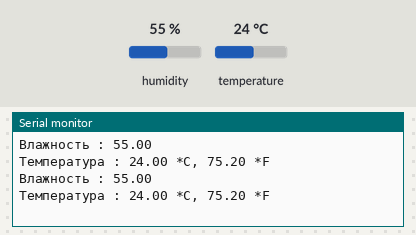
Bench run of a sketch on a simulated Arduino Uno, built with avr-gcc and run on an emulated ATmega328P. Shown: the last lines printed to the serial monitor. The inputs (shaded band) are chosen by the test bench; at power-on: humidity 55 %, temperature 24 °C.

Above: at 4.8 s.
4.9 s: humidity set to 22 %
At 6.5 s:
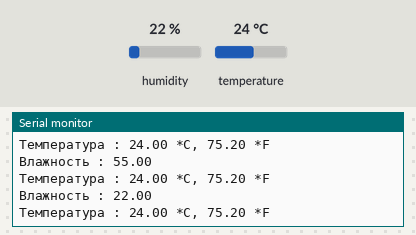
7.9 s: temperature set to 12 °C
At 9.1 s:
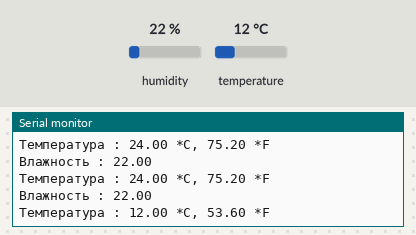
10.9 s: humidity set to 40 %
At 13.3 s:
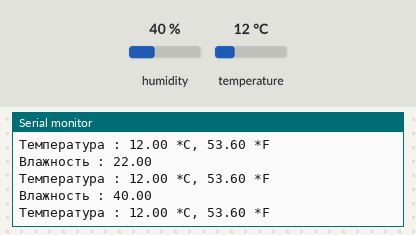
Timing chart, 0 to 14.8 s (numbered marks = the images above; inputs shaded):
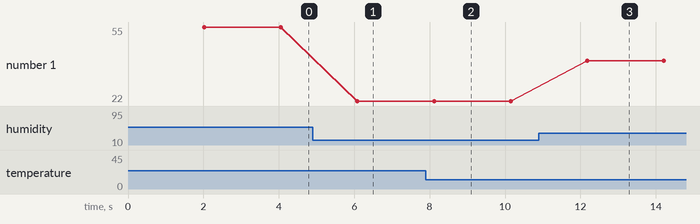

Measured:
- after the input at 4.9 s, the serial monitor: prints a new line after 1.2 s (image 1)
- after the input at 7.9 s, the serial monitor: prints a new line after 0.25 s (image 2)
- after the input at 10.9 s, the serial monitor: prints a new line after 1.3 s (image 3)
- plotted number 1: 55 → 22 after the input at 4.9 s, 22 → 40 after the input at 10.9 s

The sketch:

dht11-room-monnitor.ino
```cpp
#include "DHT.h"
// подключаем библиотеку

#define DHTPIN 2
// задаем контакт подключенный
// к сигнальному контакту датчика (S)


// задаем тип подключаемого датчика

#define DHTTYPE DHT11
// DHT 11
// DHT 22  (AM2302), AM2321
// DHT 21 (AM2301)

// обьявляем обьект dht с параметрами
DHT dht(DHTPIN, DHTTYPE);

void setup() {
  Serial.begin(9600);
  dht.begin(); // запускаем датчик
}

void loop() {

  delay(2000);
// задержка 2 сек между считываниями

  float h = dht.readHumidity();
// считываем влажность
  float t = dht.readTemperature();
// считываем температуру
// в градусах Цельсия

  float f = dht.readTemperature(true);
// в Фаренгейтах

  // проверяем полученные значения
  if (isnan(h) || isnan(t) || isnan(f)) {
    Serial.println("Ошибка чтения датчика");
    return;
  }


  // выводим полученные данные в консоль
  Serial.print("Влажность : ");
  Serial.println(h);

  Serial.print("Температура : ");
  Serial.print(t);
  Serial.print(" *C, ");

  Serial.print(f);
  Serial.println(" *F");
}
```
